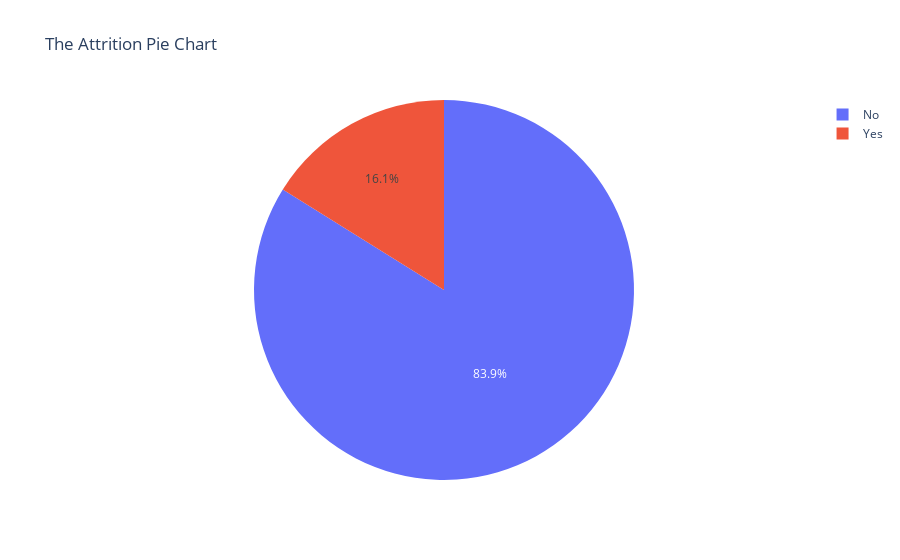

Write notebook code for a chart like this one.
### Markdown cell above
**Some visualizations for gaining insights from the provided data**

### Code cell
import plotly.graph_objects as go
fig = go.Figure(data=go.Pie(labels=['No','Yes'],values=x))
fig.update_layout(title="The Attrition Pie Chart")
fig.show()

### Figure 1 — Plotly figure (JSON) as saved in the notebook; plotly's stock layout.template omitted (floating-point values rounded to 4 significant figures)
{"data": [{"labels": ["No", "Yes"], "type": "pie", "values": [1233, 237]}], "layout": {"title": {"text": "The Attrition Pie Chart"}}}
